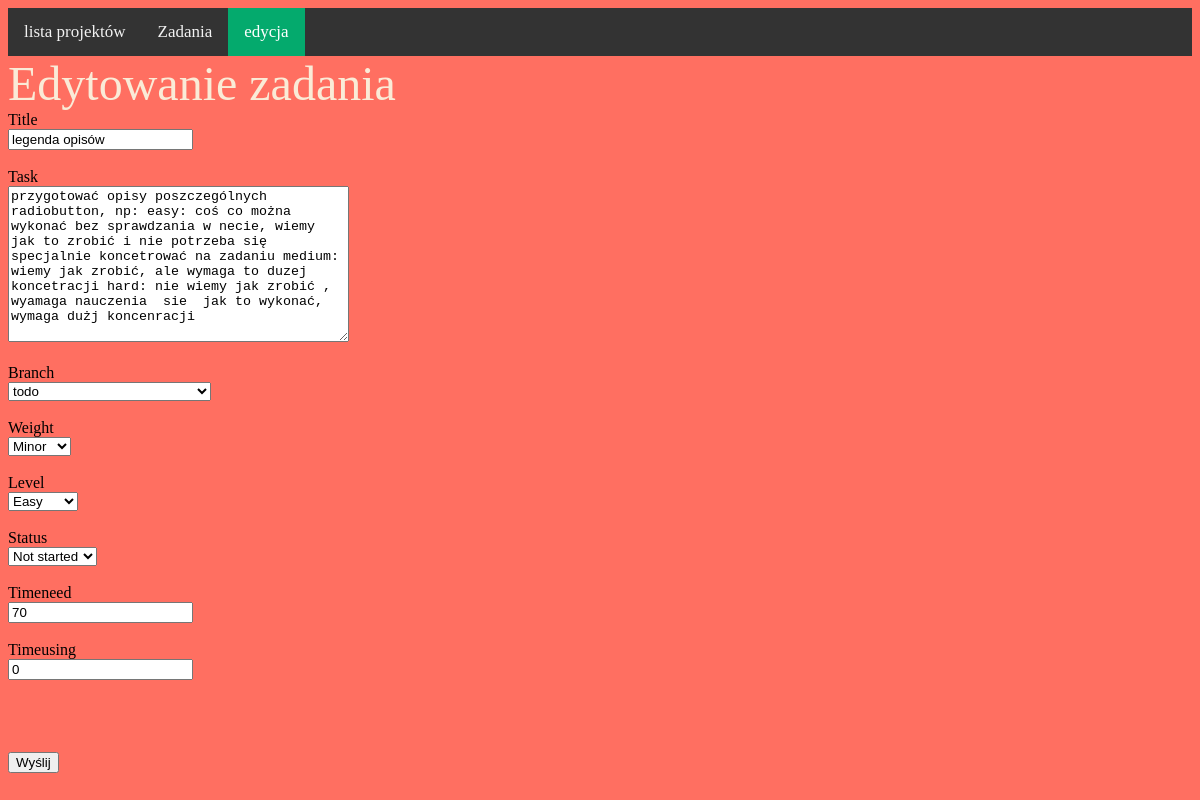
Before: /main/1 with the older database file.
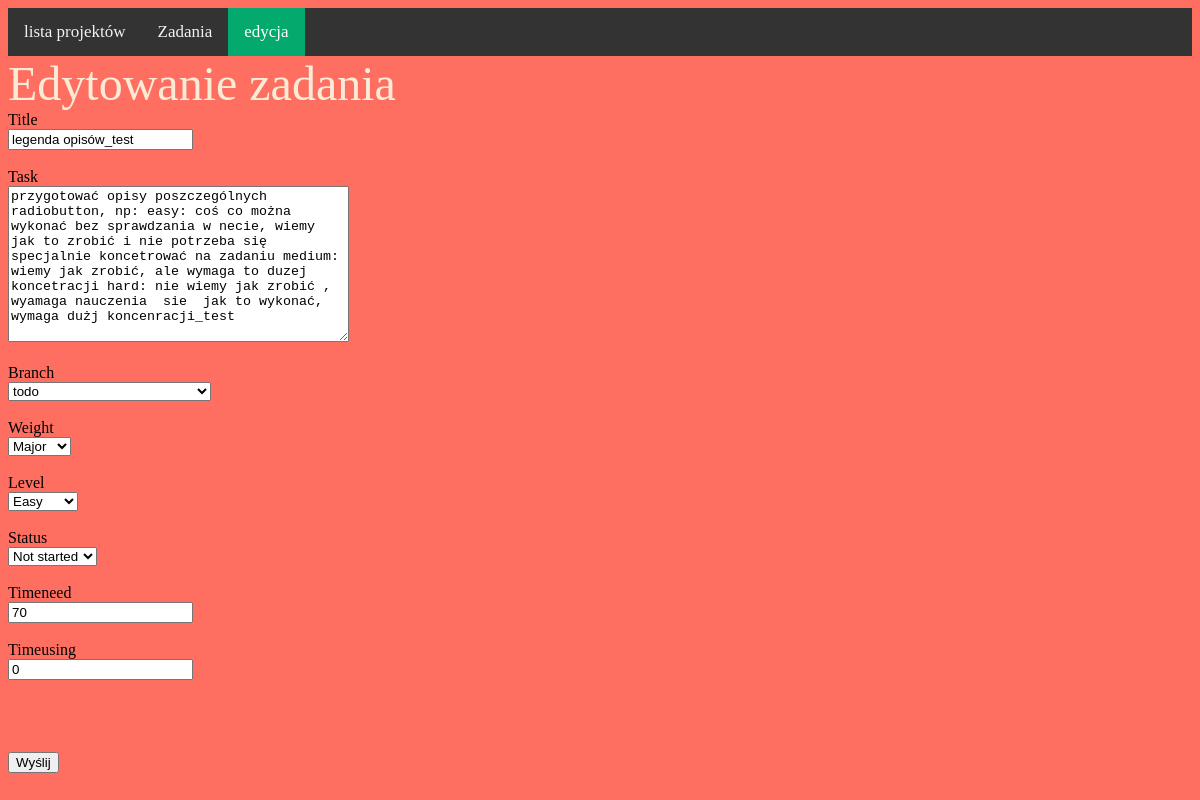
After: the same page with the newer database file.
### task/models.py (models this page shows, shortened)
class Task(models.Model):
    title = models.CharField(max_length=255, unique=True)
    task = models.TextField()
    branch = models.PositiveSmallIntegerField(choices=Branch.BRANCH, default=0)
    created = models.DateTimeField(auto_now_add=True)
    modified = models.DateTimeField(auto_now=True)
    timeneed = models.IntegerField()
    timedone = models.DecimalField(max_digits=6, decimal_places=2,default=0)
    weight = models.PositiveSmallIntegerField(choices=Weight.WEIGHT, default=0)
    level = models.PositiveSmallIntegerField(choices=Level.LEVEL, default=0)
    status = models.PositiveSmallIntegerField(choices=Status.STATUS, default=0)
    projekt = models.ForeignKey(Projects, on_delete=models.CASCADE, default=None)
    timeusing = models.IntegerField(blank=True, default=0)

### main/views.py (the view)
# urls.py: path('main/<int:zadanie_id>', check_task, name="check_task"),
def check_task(request, zadanie_id: int):
    global no_project
    task = Task.objects.get(id=zadanie_id)
    no_project = task.projekt_id
    form = TaskForm(request.POST or None, instance=task)
    if form.is_valid():
        form.save()
    return render(request, 'main/add_task.html', {'form': form, 'numer_projektu':  no_project})

### main/views.py
class TaskForm(ModelForm):
    class Meta:
        model = Task
        fields =['title', 'task', 'branch', 'timeneed', 'weight', 'level', 'status', 'timeusing']

### main/templates/main/add_task.html (shortened to what this page needs)
{% extends 'base.html'%}
{% load static %}
{% block content %}
<div class="topnav">
  {% if side == "add" %}
    <a href="{% url 'main:start' %}">lista projektów</a>
    <a href="{% url 'main:zadania' numer_projektu %}">Zadania</a>
    <a class="active" href="#contact">dodawanie</a>
  {% else %}
    <a href="{% url 'main:start' %}">lista projektów</a>
    <a href="{% url 'main:zadania' numer_projektu %}">Zadania</a>
    <a class="active" href="#contact">edycja</a>
  {% endif %}
</div>
{% if side == "add" %}
  <div>Dodawanie zadania </div>
{% else %}
  <div>Edytowanie zadania</div>
{% endif %}
<form method="POST" enctype="multipart/form-data">
  {{ form.title.label }}<br>{{ form.title}}<br><br>
  {{ form.task.label }}<br>{{ form.task}}<br><br>
  {{ form.branch.label}}<br>{{ form.branch}}<br><br>
  {{ form.weight.label}}<br>{{ form.weight}}<br><br>
  {{ form.level.label}}<br>{{ form.level}}<br><br>
  {{ form.status.label}}<br>{{ form.status}}<br><br>
  {{ form.timeneed.label}}<br>{{ form.timeneed}}<br><br>
  {{ form.timeusing.label}}<br>{{ form.timeusing}}<br><br>
  {{ form.projekt_id.label}}<br>{{ form.projekt_id}}<br><br>
  <input type="submit" value="Wyślij">
</form>
{% endblock %}

Changed rows visible on the page:
changed Task "todo": title "legenda opisów" → "legenda opisów_test"; task "…to wykonać, wymaga dużj koncenracji" → "…to wykonać, wymaga dużj koncenracji_test"; weight "Minor" → "Major"
